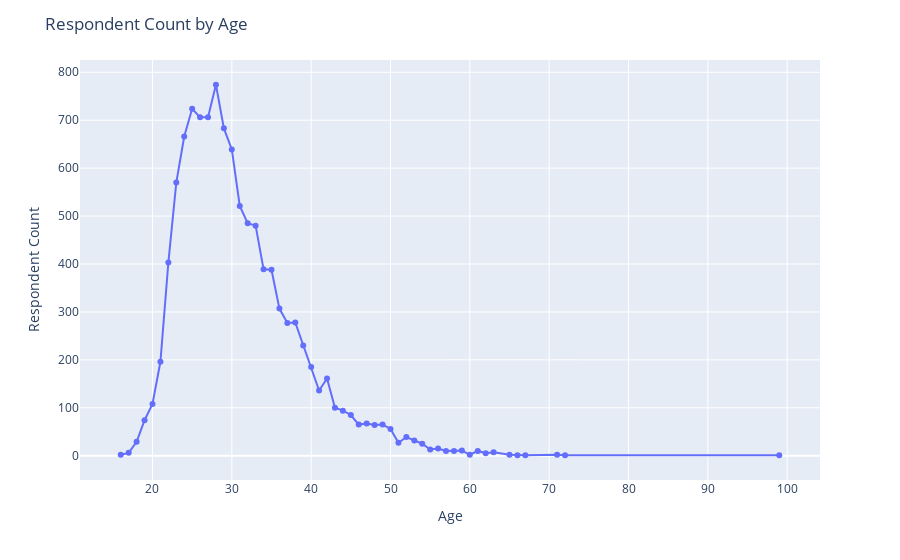

Notebook source saved alongside this figure:
### Code cell
import pandas as pd
import plotly.express as px

# Load data
df_demographics = pd.read_csv("C:/Users/minaj/Downloads/m5_survey_data_demographics.csv")

# Filter by Gender
df_demographics = df_demographics[df_demographics['Gender'].isin(['Man', 'Woman'])]

# Group by Age and count the respondents
df_age_count = df_demographics.groupby('Age').size().reset_index(name='Respondent Count')

# Create Line chart
fig = px.line(df_age_count, x='Age', y='Respondent Count', markers=True)
fig.update_traces(mode='lines+markers')
fig.update_layout(title='Respondent Count by Age', xaxis_title='Age', yaxis_title='Respondent Count')
fig.show()

### Figure 1 — Plotly figure (JSON) as saved in the notebook; plotly's stock layout.template omitted (floating-point values rounded to 4 significant figures)
{"data": [{"hovertemplate": "Age=%{x}<br>Respondent Count=%{y}<extra></extra>", "legendgroup": "", "line": {"color": "#636efa", "dash": "solid"}, "marker": {"symbol": "circle"}, "mode": "lines+markers", "name": "", "orientation": "v", "showlegend": false, "type": "scatter", "x": [16, 17, 18, 19, 20, 21, 22, 23, 24, 25, 26, 27, 28, 29, 30, 31, 32, 33, 34, 35, 36, 37, 38, 39, 40, 41, 42, 43, 44, 45, 46, 47, 48, 49, 50, 51, 52, 53, 54, 55, 56, 57, 58, 59, 60, 61, 62, 63, 65, 66, 67, 71, 72, 99], "xaxis": "x", "y": [2, 6, 29, 74, 108, 196, 403, 570, 666, 724, 706, 706, 774, 683, 639, 521, 485, 480, 389, 388, 307, 277, 278, 230, 185, 136, 161, 100, 94, 85, 65, 67, 64, 65, 56, 27, 39, 32, 25, 13, 15, 10, 10, 11, 2, 10, 5, 7, 2, 1, 1, 2, 1, 1], "yaxis": "y"}], "layout": {"legend": {"tracegroupgap": 0}, "margin": {"t": 60}, "title": {"text": "Respondent Count by Age"}, "xaxis": {"anchor": "y", "domain": [0, 1], "title": {"text": "Age"}}, "yaxis": {"anchor": "x", "domain": [0, 1], "title": {"text": "Respondent Count"}}}}
